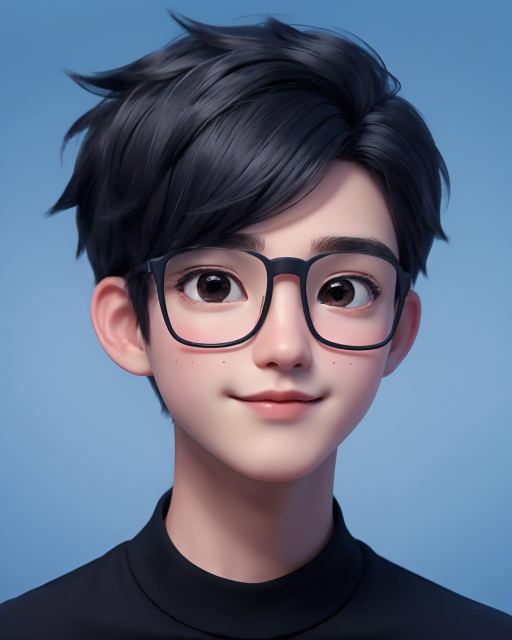
#> input picture examples/boy.jpeg, 1024 x 1280 px (shown at 1/2 size)
$ python generate.py
#> lines starting #> are read from the running program, lines starting #| are printed output that depends on the picture
'''
CUSTOM PAINT-BY-NUMBERS GENERATOR

Jason Natale
'''

from sklearn.cluster import MiniBatchKMeans
import numpy as np
import argparse
import cv2
import copy
import math


# get color distance of L*a*b colors, just doin euclidean
def get_color_dist(color1, color2):
    col1 = color1.tolist()
    col2 = color2.tolist()
    return math.sqrt(sum([(a - b) ** 2 for a, b in zip(col1, col2)]))


# Process pixel at row i, column j
def process_pixel(i, j):
    global island_cnt, min_brush_size
    # Found new contiguous segment of color - aka an "island"
    if img_info[i][j] == 0:
        print('New Island at ({}, {})'.format(i, j))
        img_info[i][j] = island_cnt
        island_color = island_img[i][j]
        pixel_queue = []
        # attempt to expand right, left, up, down
        pixel_queue.append((i, j+1))
        pixel_queue.append((i, j-1))
        pixel_queue.append((i-1, j))
        pixel_queue.append((i+1, j))
        info = {'size': 1, 'color': island_color, 'start_pt': (i, j), 'num': island_cnt, 'pts': [(i,j)]}
        nearest_color_info = {'min_diff': None, 'color': None, 'island_num': None}
        # start processing queue
        while len(pixel_queue) > 0:
            pixel = pixel_queue.pop()
            expand_island(pixel[0], pixel[1], info, pixel_queue, nearest_color_info)
        # when island too small need to consolidate with neighbor of nearest color and re-run
        if info['size'] < min_brush_size:
            # this if stmt will always be true, but adding it for safety
            if nearest_color_info['color'] is not None:
                for (y,x) in info['pts']:
                    island_img[y][x] = nearest_color_info['color']
                    new_island_num = nearest_color_info['island_num']
                    img_info[y][x] = new_island_num if new_island_num is not None else 0
            process_pixel(i, j)
        else:
            # post-processing
            island_info[island_cnt] = info
            island_cnt += 1


# Attempt to expand island to point at row i, column j
def expand_island(i, j, info, pixel_queue, nearest_color_info):
    global row_num, col_num, min_brush_size
    valid_pt = i > -1 and j > -1 and i < row_num and j < col_num
    # island expands when reaching a pixel of the same color which isn't yet marked as belonging to the island's num
    if valid_pt and img_info[i][j] != info['num'] and np.array_equal(island_img[i][j], info['color']):# img_info[i][j] == 0
        img_info[i][j] = info['num']
        island_img[i][j] = info['color']
        info['size'] += 1
        info['pts'].append((i, j))
        # attempt to expand right, left, up, down
        pixel_queue.append((i, j+1))
        pixel_queue.append((i, j-1))
        pixel_queue.append((i-1, j))
        pixel_queue.append((i+1, j))
    # nearest color logic for those colors which are not the same, added second constraint to save time
    elif valid_pt and info['size'] < min_brush_size and not np.array_equal(island_img[i][j], info['color']):
        diff = get_color_dist(island_img[i][j], info['color'])
        if nearest_color_info['min_diff'] is None or nearest_color_info['min_diff'] > diff:
            nearest_color_info['min_diff'] = diff
            nearest_color_info['color'] = island_img[i][j]
            if img_info[i][j] is not None:
                nearest_color_info['island_num'] = img_info[i][j]


# Search for first pixel of an island, and trace entire island
# [62 lines left out: functions trace_island, trace_next_pt, not called in this run]


if __name__ == '__main__':
    ap = argparse.ArgumentParser()
    # [4 lines of commented-out code are left out]
    ap.add_argument("-i", "--image", required=False, help="Path to the image", default="./examples/boy.jpeg")
    ap.add_argument("-c", "--max-colors", required=False, type=int, help="Max number of distinct colors", default=16)
    ap.add_argument("-s", "--min-brush-size", required=False, type=int, default=16)
    ap.add_argument("-n", "--name-suffix", required=False, help="File names suffix", default="test")
    ap.add_argument("-f", "--scale-factor", required = False, type = int, default = 1, help = "Scale multiplier between input image and paint-by-number canvas")
    args = vars(ap.parse_args())

    min_brush_size = args["min_brush_size"]
    max_colors = args["max_colors"]
    name_suffix = args["name_suffix"]

    # load the image and grab its width and height
    image = cv2.imread(args["image"])
#> image is the input picture: shape (1280, 1024, 3); mean B, G, R 128.6, 105.7, 94
    (h, w) = image.shape[:2]
#> h = 1280; w = 1024

    print('Processing Image of size ({}, {})'.format(h, w))
#| Processing Image of size (1280, 1024)
    print('Quantizing Image...')

    # convert the image from the RGB color space to the L*a*b*
    # color space -- since we will be clustering using k-means
    # which is based on the euclidean distance, we'll use the
    # L*a*b* color space where the euclidean distance implies
    # perceptual meaning
    image = cv2.cvtColor(image, cv2.COLOR_BGR2LAB)
#> image: shape (1280, 1024, 3); mean of channels 0, 1, 2 111.2, 130.6, 114.7
    # reshape the image into a feature vector so that k-means
    # can be applied
    image = image.reshape((image.shape[0] * image.shape[1], 3))
    # apply k-means using the specified number of clusters and
    # then create the quantized image based on the predictions
    clt = MiniBatchKMeans(n_clusters = max_colors)
    labels = clt.fit_predict(image)
    quantized = clt.cluster_centers_.astype("uint8")[labels]
    quantized_img = quantized.reshape((h, w, 3))
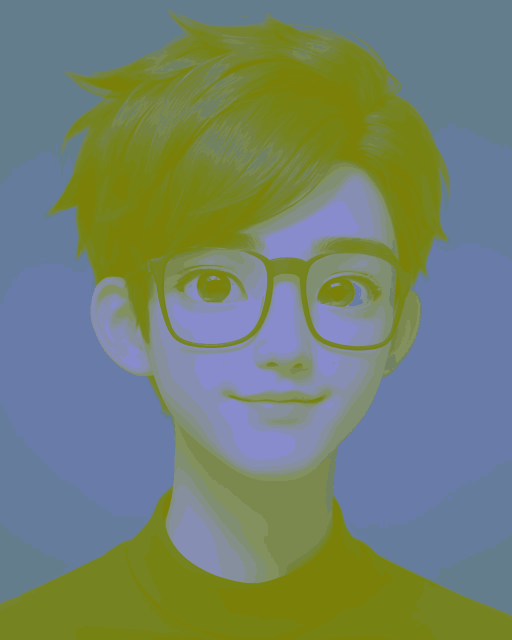
#> quantized_img: shape (1280, 1024, 3) (shown at 1/2 size); mean of channels 0, 1, 2 110.9, 130.3, 114.3; drawn as B, G, R
    # bring image back to BGR color scheme
    quantized_img = cv2.cvtColor(quantized_img, cv2.COLOR_LAB2BGR)
    orig_quant = np.copy(quantized_img)

    # quant and islands_info are both of the form row x column
    col_num = len(quantized_img[0])
#> col_num = 1024
    row_num = len(quantized_img)
#> row_num = 1280
    img_row = [0 for _ in range(col_num)]
#> img_row = 1024 values from 0 to 0
    img_info = [copy.deepcopy(img_row) for _ in range(row_num)]
    island_cnt = 1
    island_img = copy.deepcopy(quantized_img)
    island_info = {}
    white_canvas = copy.deepcopy(quantized_img)

    print('Detecting and Defining all contiguous color regions (islands)...')
    # First loop over all pixels detecting and consolidating "islands" of color,
    # while ensuring that "islands" smaller than min-brush-size are merged with larger ones.
    # Also, create the white canvas to be used later.
    for i in range(row_num):
        for j in range(col_num):
            white_canvas[i][j] = np.array([255, 255, 255])
#> (the run stopped early here; a loop or call above may not have finished)
